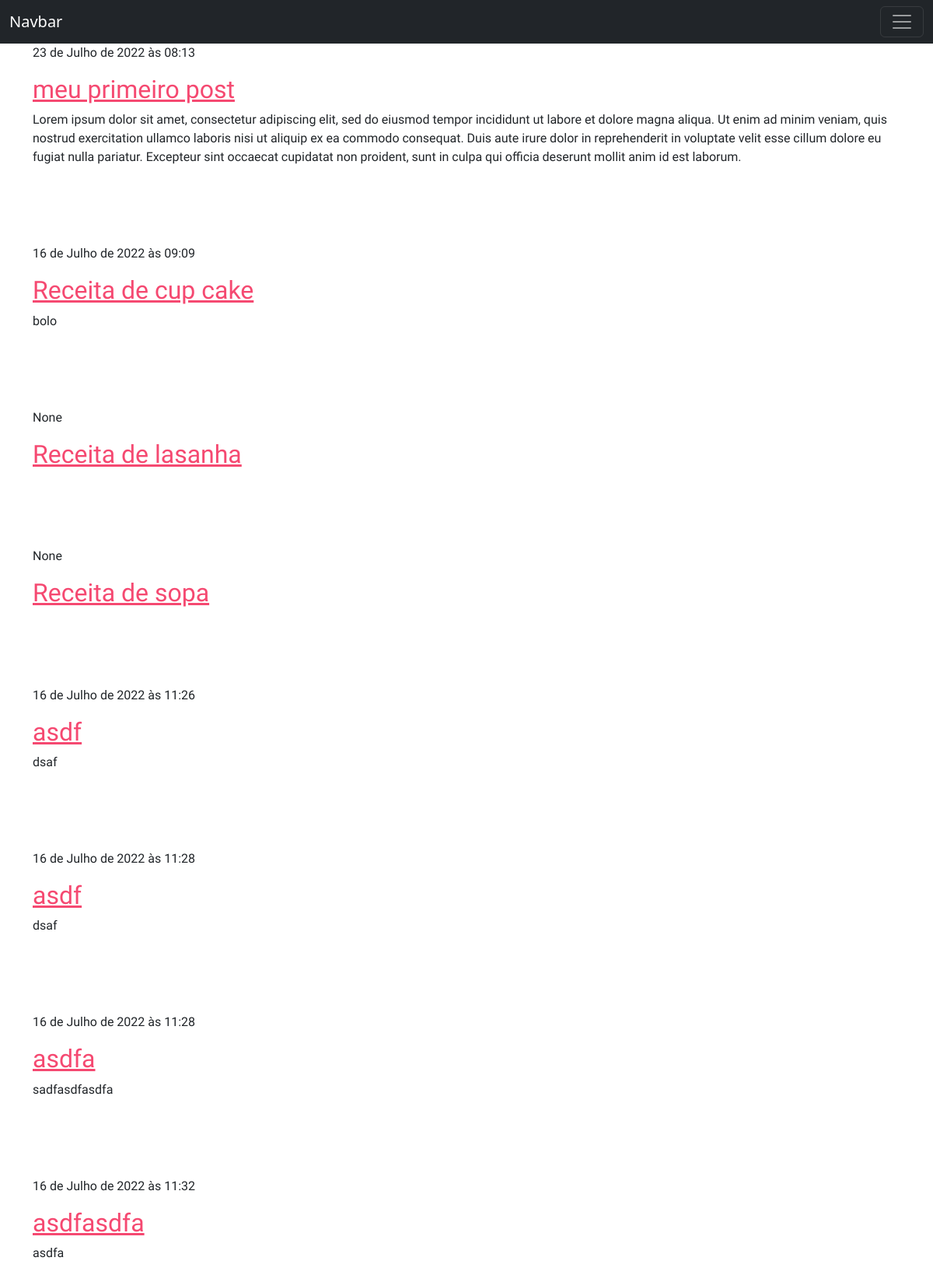
The page / on the database its author committed.
### blog/models.py (models this page shows, shortened)
class Post(models.Model):
    author = models.ForeignKey(settings.AUTH_USER_MODEL,  on_delete=models.CASCADE)
    title = models.CharField(max_length=200)
    text = models.TextField()
    created_date = models.DateTimeField(default=timezone.now)
    published_date =  models.DateTimeField(blank=True, null=True)

### blog/views.py (the view)
# urls.py: path('', views.post_list, name='post_list'),
def post_list(request):
    context = {
        'posts':  Post.objects.all()
    }
    return render(request, 'blog/post_list.html', context)

### blog/templates/blog/post_list.html
{% extends 'blog/base.html' %}
{% block content %}
    {% for post in posts %}
        <div class="post">
            <p> {{ post.published_date }}</p>
            <h2><a href="{% url 'post_detail' pk=post.id %}"> {{ post.title }}</a></h2>
            <p> {{ post.text }}</p>
        </div>
    {% endfor  %}
{% endblock %}

### blog/static/css/blog.css (style rules this page uses)
h1 a, h2 a { color: #f54971; }
h1, h2, h3, h4, p { font-family: 'Edu TAS Beginner'; }
.post { margin-bottom: 100px; }

### rows shown on the page
Post: published_date "23 de Julho de 2022 às 08:13", title "meu primeiro post", text "Lorem ipsum dolor sit amet, consectetur adipiscing elit, sed do eiusmod tempor incididunt ut labore et dolore magna aliqua. Ut enim ad minim veniam, quis nostrud exercitation ullamco laboris nisi ut aliquip ex ea commodo consequat. Duis aute irure dolor in reprehenderit in voluptate velit esse cillum dolore eu fugiat nulla pariatur. Excepteur sint occaecat cupidatat non proident, sunt in culpa qui officia deserunt mollit anim id est laborum."
Post: published_date "16 de Julho de 2022 às 09:09", title "Receita de cup cake", text "bolo"
Post: published_date "None", title "Receita de lasanha"
Post: published_date "None", title "Receita de sopa"
Post: published_date "16 de Julho de 2022 às 11:26", title "asdf", text "dsaf"
Post: published_date "16 de Julho de 2022 às 11:28", title "asdf", text "dsaf"
Post: published_date "16 de Julho de 2022 às 11:28", title "asdfa", text "sadfasdfasdfa"
Post: published_date "16 de Julho de 2022 às 11:32", title "asdfasdfa", text "asdfa"
